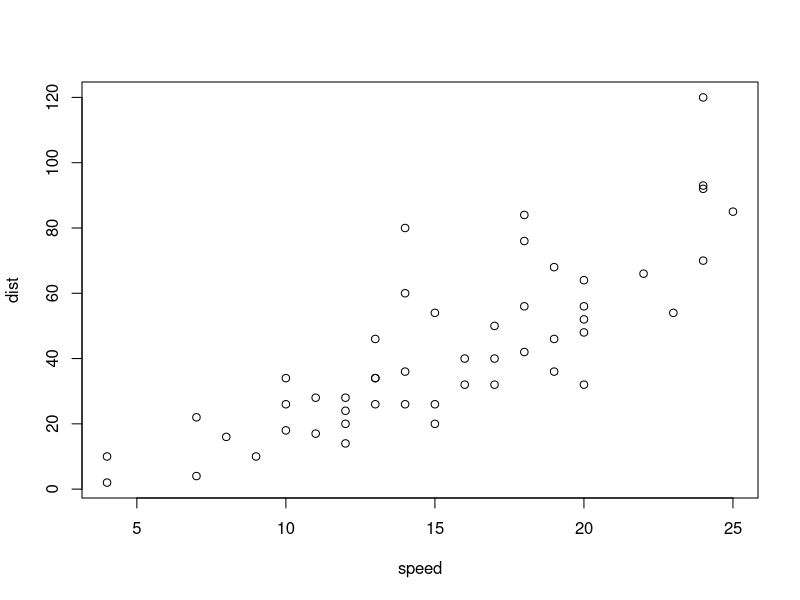
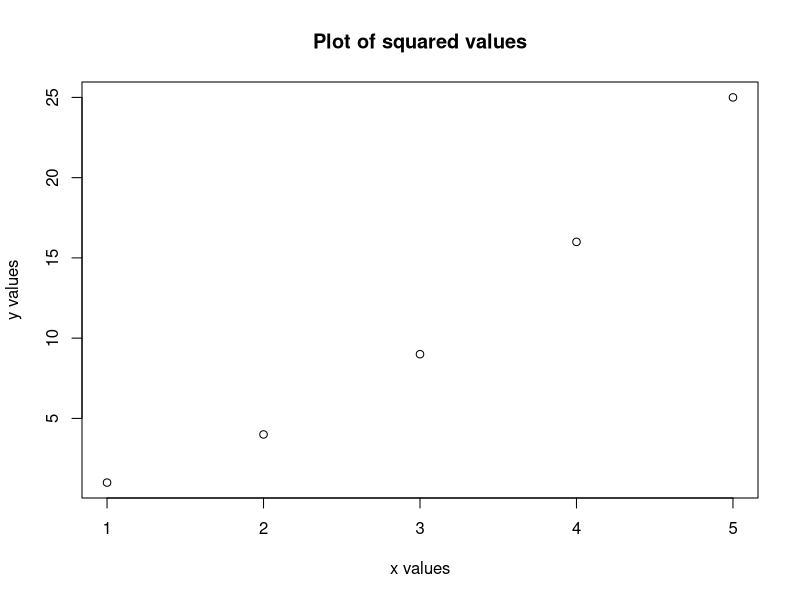
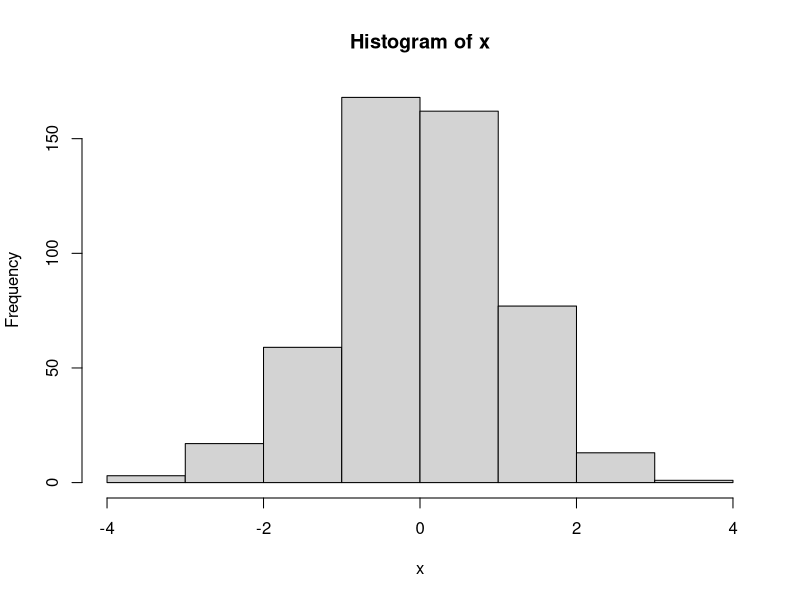
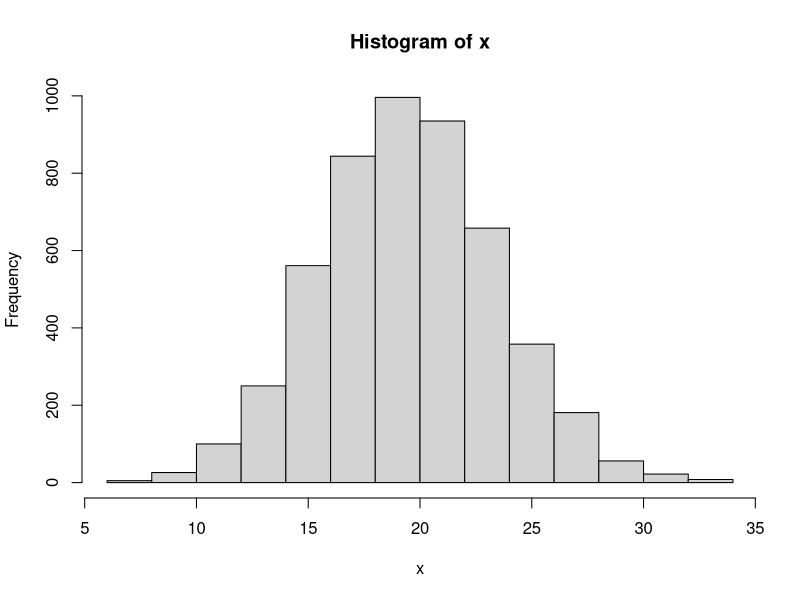
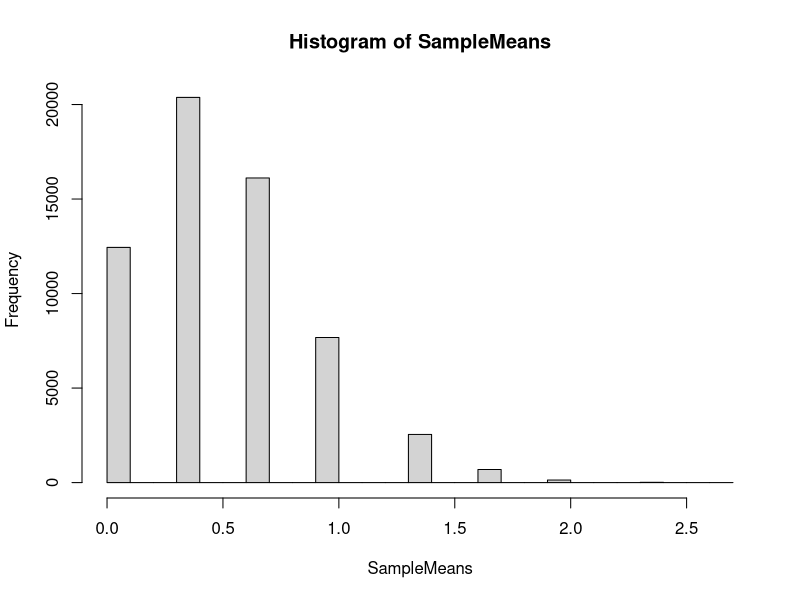
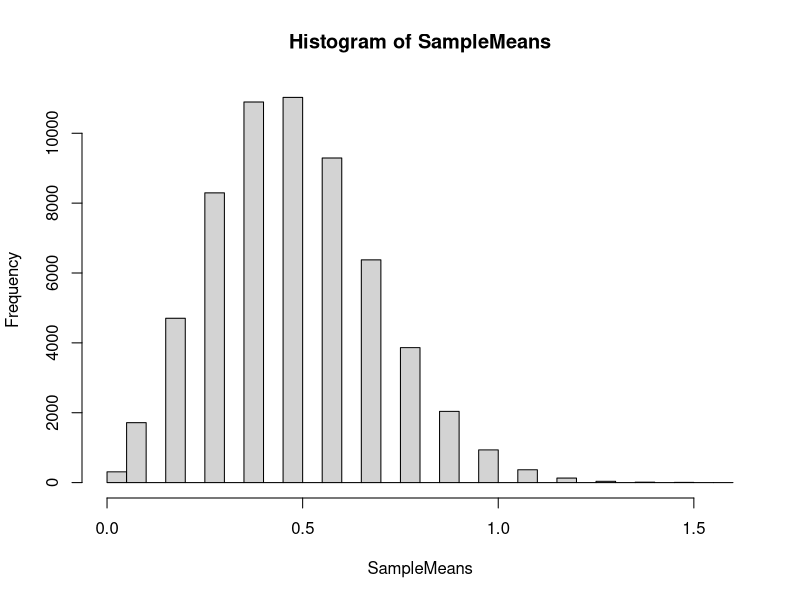
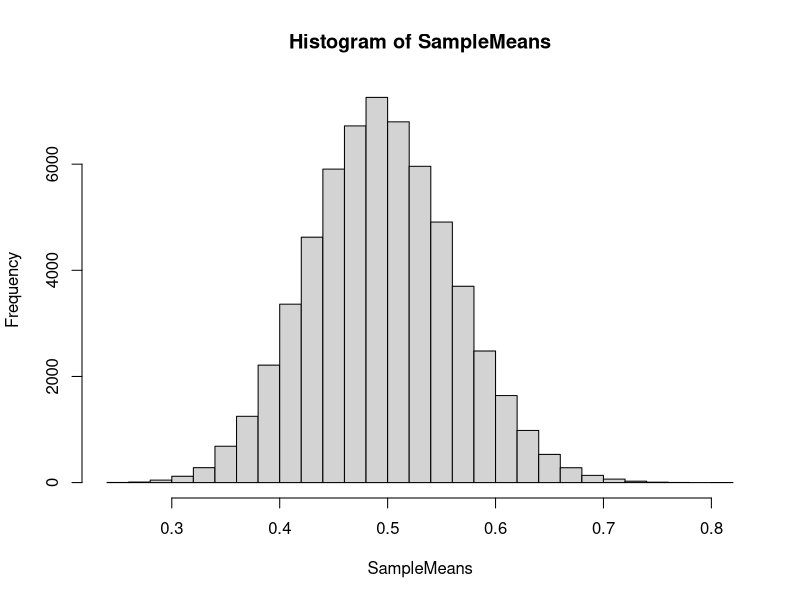

Source code (R) for these figures, in order:
## ---- chunk 1
plot(cars)
## ---- chunk 2
# Addition
2+2
## ---- chunk 3
# Subtraction
5-5
## ---- chunk 4
# Multiplication
2*3
## ---- chunk 5
# Division
4/2
## ---- chunk 6
4/3
## ---- chunk 7
pi
## ---- chunk 8
exp(1)
## ---- chunk 9
x = 2

x
## ---- chunk 10
x + 2 
## ---- chunk 11
x = x + 2 

x
## ---- chunk 12
typeof(1)
## ---- chunk 13
typeof(1.0)
## ---- chunk 14
fruits <- c('apple', 'banana', 'peaches')
fruits
## ---- chunk 15
?matrix
## ---- chunk 16
matrix(0, 2, 2)
## ---- chunk 17
m <- matrix(c(1,2,3,4), 2, 2)
m
## ---- chunk 18
m[1, 2]
## ---- chunk 19
for (fruit in fruits) {
  print(fruit)
}
## ---- chunk 20
for (i in 1:5) {
  print(i^2)
}
## ---- chunk 21
rnorm(100, 0, 1)
## ---- chunk 22
qnorm(0.5, 0, 1)
## ---- chunk 23
qnorm(0.25, 0, 1)
## ---- chunk 24
pnorm(0, 0, 1)
## ---- chunk 25
x <- 1:5
y <- x^2

plot(x,y,
     # Add axes label
     xlab='x values',
     ylab='y values',
     # Add title
     main = 'Plot of squared values')
## ---- chunk 26
x <- rnorm(500, 0, 1)
hist(x)
## ---- chunk 27
x <- rbinom(5000, 100, 0.2)
hist(x)
## ---- chunk 28
s <- 60000 #The number of simulations
p <- 0.10 #The probability of success
t <- 5 #The number of trials
SampleMeans <- numeric(s) #Initialize list of numbers of length s
## ---- chunk 29
length(SampleMeans)
## ---- chunk 30
n <- 3 #The sample size
SimValues <- matrix(0, n, s)
print(dim(SimValues))

for (i in 1:s){
  SimValues[,i] <- rbinom(n, t, p)
  SampleMeans[i] <- mean(SimValues[,i])
}

hist(SampleMeans, breaks = 30)
## ---- chunk 31
n <- 10 #The sample size
SimValues <- matrix(0, n, s)
print(dim(SimValues))

for (i in 1:s){
  SimValues[,i] <- rbinom(n, t, p)
  SampleMeans[i] <- mean(SimValues[,i])
}

hist(SampleMeans, breaks = 30)
## ---- chunk 32
n <- 100 #The sample size
SimValues <- matrix(0, n, s)
print(dim(SimValues))

for (i in 1:s){
  SimValues[,i] <- rbinom(n, t, p)
  SampleMeans[i] <- mean(SimValues[,i])
}

hist(SampleMeans, breaks = 30)
